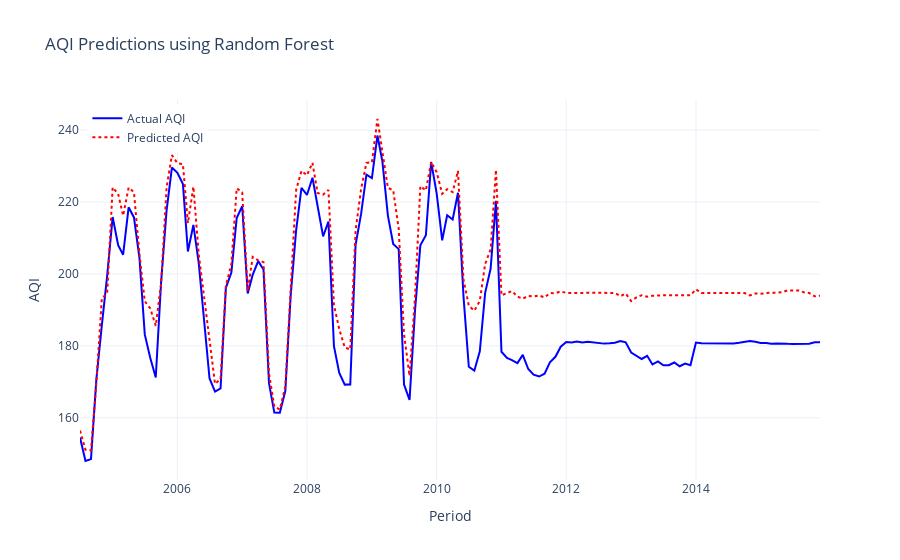

The code cell stored with this chart in its notebook:
### Code cell
# Load the new data (testing data)
new_data = pd.read_csv('../data/test.csv', index_col=0)

# Reset index to get 'period' as a column if it's in the index
if 'period' not in new_data.columns:
    new_data.reset_index(inplace=True)
    new_data.rename(columns={'index': 'period'}, inplace=True)

# Ensure the date column is in datetime format
new_data['period'] = pd.to_datetime(new_data['period'], format='%Y-%m')

# Set the 'period' column as the index
new_data.set_index('period', inplace=True)

# Ensure the AQI column is numeric (in case there are any issues with the data)
new_data['AQI'] = pd.to_numeric(new_data['AQI'], errors='coerce')

# Drop rows with NaN values (because of non-numeric AQI or missing values)
new_data = new_data.dropna()

# Create lag features for the new data (same as in the training data)
new_data['AQI_lag_1'] = new_data['AQI'].shift(1)

# Drop rows with NaN values due to lagging
new_data = new_data.dropna()

# Features for the model (use lag features and other potential features if available)
features = [col for col in new_data.columns if col not in ['AQI']]

# Define the features (X) and target (y) for testing the model
X_new = new_data[features]
y_new = new_data['AQI']

# Load the trained model from disk
model_rf = joblib.load('../results/random_forest_model.pkl')

# Make predictions on the new (testing) data
y_new_pred = model_rf.predict(X_new)

# If you have the actual AQI values for the new data, you can compare them with the predictions
# Assuming you have the 'AQI' column in 'new.csv' for evaluation
if 'AQI' in new_data.columns:
    y_new_actual = new_data['AQI']
    rmse_new = np.sqrt(mean_squared_error(y_new_actual, y_new_pred))
    mae_new = mean_absolute_error(y_new_actual, y_new_pred)
    r2_new = r2_score(y_new_actual, y_new_pred)
    
    print(f"RMSE on test set(Randomforest): {rmse_new}")
    print(f"MAE on test set(Randomforest): {mae_new}")
    print(f"R² on test set(Randomforest): {r2_new}")

# Optionally, visualize the results (if you want to compare predictions vs. actual)
fig_new = go.Figure()

# Add new data actual AQI (if available)
if 'AQI' in new_data.columns:
    fig_new.add_trace(go.Scatter(x=new_data.index, y=new_data['AQI'],
                                mode='lines', name='Actual AQI',
                                line=dict(color='blue')))

# Add predictions
fig_new.add_trace(go.Scatter(x=new_data.index, y=y_new_pred,
                            mode='lines', name='Predicted AQI',
                            line=dict(color='red', dash='dot')))

# Update layout
fig_new.update_layout(
    title='AQI Predictions using Random Forest',
    xaxis_title='Period',
    yaxis_title='AQI',
    legend=dict(x=0.01, y=0.99),
    template='plotly_white'
)

# Show the plot
fig_new.show()

### Figure 1 — Plotly figure (JSON) as saved in the notebook; plotly's stock layout.template omitted (floating-point values rounded to 4 significant figures; data arrays with more than 128 entries replaced by an {"elided": "..."} marker saying what was removed)
{"data": [{"line": {"color": "blue"}, "mode": "lines", "name": "Actual AQI", "type": "scatter", "x": {"elided": "138 str values"}, "y": {"elided": "138 float values"}}, {"line": {"color": "red", "dash": "dot"}, "mode": "lines", "name": "Predicted AQI", "type": "scatter", "x": {"elided": "138 str values"}, "y": {"elided": "138 float values"}}], "layout": {"legend": {"x": 0.01, "y": 0.99}, "title": {"text": "AQI Predictions using Random Forest"}, "xaxis": {"title": {"text": "Period"}}, "yaxis": {"title": {"text": "AQI"}}}}
